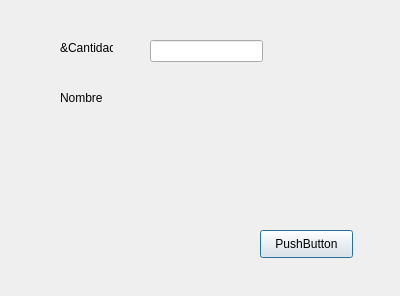
<?xml version="1.0" encoding="UTF-8"?>
<ui version="4.0">
 <class>Dialog</class>
 <widget class="QDialog" name="Dialog">
  <property name="geometry">
   <rect>
    <x>0</x>
    <y>0</y>
    <width>400</width>
    <height>296</height>
   </rect>
  </property>
  <property name="windowTitle">
   <string>Dialog</string>
  </property>
  <widget class="QPushButton" name="pushButton">
   <property name="geometry">
    <rect>
     <x>260</x>
     <y>230</y>
     <width>93</width>
     <height>28</height>
    </rect>
   </property>
   <property name="text">
    <string>PushButton</string>
   </property>
  </widget>
  <widget class="QLabel" name="label">
   <property name="geometry">
    <rect>
     <x>60</x>
     <y>40</y>
     <width>53</width>
     <height>16</height>
    </rect>
   </property>
   <property name="text">
    <string>&amp;Cantidad</string>
   </property>
  </widget>
  <widget class="QLineEdit" name="lineEdit">
   <property name="geometry">
    <rect>
     <x>150</x>
     <y>40</y>
     <width>113</width>
     <height>22</height>
    </rect>
   </property>
  </widget>
  <widget class="QLabel" name="label_2">
   <property name="geometry">
    <rect>
     <x>60</x>
     <y>90</y>
     <width>53</width>
     <height>16</height>
    </rect>
   </property>
   <property name="text">
    <string>Nombre</string>
   </property>
  </widget>
 </widget>
 <resources/>
 <connections>
  <connection>
   <sender>label</sender>
   <signal>linkActivated(QString)</signal>
   <receiver>lineEdit</receiver>
   <slot>setText(QString)</slot>
   <hints>
    <hint type="sourcelabel">
     <x>88</x>
     <y>49</y>
    </hint>
    <hint type="destinationlabel">
     <x>169</x>
     <y>48</y>
    </hint>
   </hints>
  </connection>
 </connections>
</ui>
